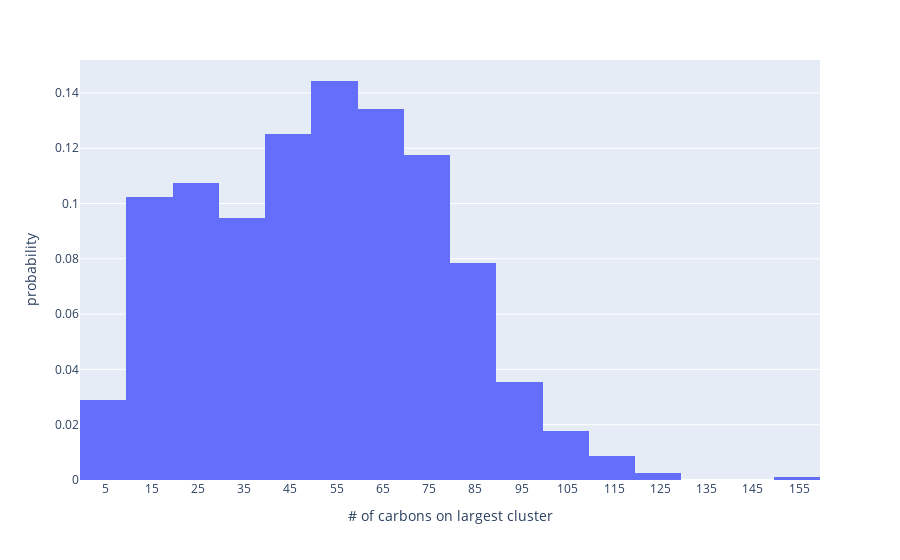

Notebook source saved alongside this figure:
### Markdown cell above
### size_of_the_largest_cluster_of_each_PDB

### Code cell
figu = px.histogram(pd.DataFrame({'size':size_largest_cluster}), nbins = 20,
    histnorm = 'probability', x='size', labels={'size': "# of carbons on largest cluster"})
figu.update_xaxes(tick0 = 5, dtick=10)

### Figure 1 — Plotly figure (JSON) as saved in the notebook; plotly's stock layout.template omitted (floating-point values rounded to 4 significant figures; data arrays with more than 128 entries replaced by an {"elided": "..."} marker saying what was removed)
{"data": [{"alignmentgroup": "True", "bingroup": "x", "histnorm": "probability", "hovertemplate": "# of carbons on largest cluster=%{x}<br>probability=%{y}<extra></extra>", "legendgroup": "", "marker": {"color": "#636efa", "pattern": {"shape": ""}}, "name": "", "nbinsx": 20, "offsetgroup": "", "orientation": "v", "showlegend": false, "type": "histogram", "x": {"elided": "790 int values"}, "xaxis": "x", "yaxis": "y"}], "layout": {"barmode": "relative", "legend": {"tracegroupgap": 0}, "margin": {"t": 60}, "xaxis": {"anchor": "y", "domain": [0, 1], "dtick": 10, "tick0": 5, "title": {"text": "# of carbons on largest cluster"}}, "yaxis": {"anchor": "x", "domain": [0, 1], "title": {"text": "probability"}}}}
